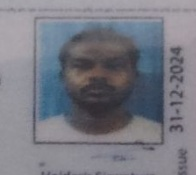
#> input picture python_service/dl_photo_region.jpg, 196 x 175 px; its folder holds only this picture in this run
$ python -i liveness_service.py   (imports and definitions only)   (older library calls are emulated)
#> lines starting #> are read from the running program, lines starting #| are printed output that depends on the picture
### python_service/face_matching_service.py
"""
face_matching_service.py - High-Precision Face Recognition & Cosine Similarity Service.
Uses OpenCV's official Deep SFace Model (face_recognition_sface.onnx) for 128-dimensional
biometric face embedding extraction, cosine similarity calculation, and calibrated 3-tier matching:
- STRONG_MATCH (>= 75%): Same person verified with high confidence.
- UNCERTAIN (50% - 74%): Moderate similarity, recommends second ID verification.
- WEAK (< 50%): Identity mismatch (different persons / rejected).
"""

import os
import base64
from typing import Dict, Any, Optional
import cv2
import numpy as np


_sface_recognizer = None


# [20 lines left out: function get_sface_recognizer, not called in this run]


def decode_image_from_base64(image_input: Any) -> Optional[np.ndarray]:
    """Decodes a base64 string, data URI, or raw bytes into an OpenCV BGR numpy array."""
    if image_input is None:
        return None
    if isinstance(image_input, np.ndarray):
        return image_input

    try:
        if isinstance(image_input, str):
            if "base64," in image_input:
                image_input = image_input.split("base64,")[1]
            image_bytes = base64.b64decode(image_input)
        elif isinstance(image_input, bytes):
            image_bytes = image_input
        else:
            return None

        nparr = np.frombuffer(image_bytes, np.uint8)
        img = cv2.imdecode(nparr, cv2.IMREAD_COLOR)
        return img
    except Exception as e:
        print(f"[FaceMatching] Image decode error: {e}")
        return None


def extract_face_crop(image: np.ndarray) -> Optional[np.ndarray]:
    """
    Detects and tightly crops the human face using YOLOv8 face model or Haar cascade.
    """
    if image is None or image.size == 0:
        return None

    h, w = image.shape[:2]

    # Try YOLO face detector from preprocessing module
    try:
        from preprocessing import get_yolo_face_model
        yolo = get_yolo_face_model()
        if yolo is not None:
            results = yolo(image, conf=0.18, verbose=False, imgsz=640, device="cpu")
            boxes = results[0].boxes
            if len(boxes) > 0:
                best_box = None
                best_conf = -1.0
                for box in boxes:
                    conf = float(box.conf[0])
                    x1, y1, x2, y2 = box.xyxy[0].cpu().numpy().astype(int)
                    fw, fh = x2 - x1, y2 - y1
                    if fw >= 20 and fh >= 20 and conf > best_conf:
                        best_conf = conf
                        best_box = (x1, y1, x2, y2)

                if best_box is not None:
                    x1, y1, x2, y2 = best_box
                    pad_y = int((y2 - y1) * 0.12)
                    pad_x = int((x2 - x1) * 0.12)
                    c_top = max(0, y1 - pad_y)
                    c_bot = min(h, y2 + pad_y)
                    c_left = max(0, x1 - pad_x)
                    c_right = min(w, x2 + pad_x)
                    cropped = image[c_top:c_bot, c_left:c_right]
                    if cropped.size > 0:
                        return cropped
    except Exception as e:
        print(f"[FaceMatching] YOLO crop notice: {e}")

    # Fallback: Haar Cascade
    try:
        gray = cv2.cvtColor(image, cv2.COLOR_BGR2GRAY)
        face_cascade = cv2.CascadeClassifier(cv2.data.haarcascades + 'haarcascade_frontalface_default.xml')
        faces = face_cascade.detectMultiScale(gray, scaleFactor=1.1, minNeighbors=3, minSize=(30, 30))
        if len(faces) > 0:
            x, y, fw, fh = max(faces, key=lambda b: b[2] * b[3])
            return image[y:y+fh, x:x+fw]
    except Exception:
        pass

    # Default to entire image if already cropped portrait
    return image


# [184 lines left out: functions normalize_face_lighting, extract_face_embedding, calibrate_sface_score, compare_faces, not called in this run]

### python_service/preprocessing.py
"""
preprocessing.py - Image Preprocessing Module using OpenCV.
Provides modular image enhancement functions to optimize OCR accuracy
and assess image quality (blurriness, contrast).
"""

import os
import base64
from typing import Tuple, Dict, Any, Optional
import cv2
import numpy as np


# [150 lines left out: functions assess_image_quality, to_grayscale, resize_image, enhance_contrast, reduce_glare_and_background, remove_noise and 3 more, not called in this run]


_yolo_face_model = None

def get_yolo_face_model():
    """Lazily loads and caches the YOLO Face Detection model."""
    global _yolo_face_model
    if _yolo_face_model is not None:
        return _yolo_face_model
    try:
        from ultralytics import YOLO
        model_path = os.path.join(os.path.dirname(__file__), "yolov8n-face.pt")
        if not os.path.exists(model_path):
            model_path = "yolov8n-face.pt"
        if os.path.exists(model_path):
            _yolo_face_model = YOLO(model_path)
            return _yolo_face_model
    except Exception:
        pass
    return None


# [160 lines left out: functions extract_portrait_photo, preprocess_deep_multi_pass, not called in this run]

### python_service/liveness_service.py
"""
liveness_service.py - Passive & Active Face Liveness / Anti-Spoofing Detection Service.
Detects presentation attacks (phone screens, printouts, masks, re-play attacks) using:
1. Fast Fourier Transform (FFT) high-frequency moiré analysis.
2. Specular screen glare and reflection distribution.
3. Chrominance variance and natural skin texture analysis.
4. Active challenge generation (blink, smile, head movement).
"""

import random
import time
from typing import Dict, Any, Optional
import cv2
import numpy as np

from face_matching_service import decode_image_from_base64, extract_face_crop


CHALLENGE_TYPES = [
    {"type": "blink", "instruction": "Blink both eyes naturally", "icon": "eye"},
    {"type": "smile", "instruction": "Smile gently towards the camera", "icon": "smile"},
    {"type": "turn_left", "instruction": "Slowly turn head slightly to the left", "icon": "arrow-left"},
    {"type": "turn_right", "instruction": "Slowly turn head slightly to the right", "icon": "arrow-right"}
]


def generate_liveness_challenge() -> Dict[str, Any]:
    """Generates a random active challenge with a time-limited verification token."""
    challenge = random.choice(CHALLENGE_TYPES)
    token = f"chal_{int(time.time())}_{random.randint(1000, 9999)}"
    return {
        "challenge_id": token,
        "challenge_type": challenge["type"],
        "instruction": challenge["instruction"],
        "expires_in_seconds": 60,
        "created_at": time.time()
    }


def analyze_fft_frequency_texture(gray_face: np.ndarray) -> Dict[str, Any]:
    """
    Computes 2D FFT magnitude spectrum to detect digital screen moiré patterns
    or printed paper dot matrix patterns.
    """
    h, w = gray_face.shape[:2]
    if h < 32 or w < 32:
        return {"fft_score": 50.0, "is_screen_artifact": False}

    # Standardize size for FFT
    resized = cv2.resize(gray_face, (128, 128))
    f = np.fft.fft2(resized)
    fshift = np.fft.fftshift(f)
    magnitude_spectrum = 20 * np.log(np.abs(fshift) + 1e-6)

    # Calculate high-frequency energy ratio vs low-frequency energy
    crow, ccol = 64, 64
    r_inner = 16
    r_outer = 48

    y, x = np.ogrid[:128, :128]
    dist_from_center = np.sqrt((x - ccol)**2 + (y - crow)**2)

    inner_mask = dist_from_center <= r_inner
    outer_mask = (dist_from_center > r_inner) & (dist_from_center <= r_outer)

    inner_energy = np.mean(magnitude_spectrum[inner_mask])
    outer_energy = np.mean(magnitude_spectrum[outer_mask])

    ratio = float(outer_energy / max(inner_energy, 1e-6))

    # Real 3D skin has smooth frequency roll-off; screens have repetitive high-frequency peaks
    is_screen = ratio > 0.94 or ratio < 0.12
    fft_score = max(0.0, min(100.0, (1.0 - abs(ratio - 0.50) / 0.45) * 100.0))

    return {
        "fft_score": round(float(fft_score), 1),
        "high_freq_ratio": round(float(ratio), 3),
        "is_screen_artifact": bool(is_screen)
    }


def analyze_specular_screen_glare(bgr_face: np.ndarray) -> Dict[str, Any]:
    """
    Detects harsh specular reflections characteristic of glass smartphone/monitor screens.
    """
    hsv = cv2.cvtColor(bgr_face, cv2.COLOR_BGR2HSV)
    v_channel = hsv[:, :, 2]
    s_channel = hsv[:, :, 1]

    # Glass screen glare: High Brightness (V > 240) + Zero Saturation (S < 30)
    glare_mask = (v_channel > 240) & (s_channel < 30)
    glare_ratio = float(np.sum(glare_mask)) / float(bgr_face.shape[0] * bgr_face.shape[1])

    is_glare_spoof = glare_ratio > 0.08
    glare_score = max(0.0, min(100.0, (1.0 - (glare_ratio / 0.08)) * 100.0))

    return {
        "glare_score": round(float(glare_score), 1),
        "glare_ratio": round(float(glare_ratio), 4),
        "has_screen_glare": bool(is_glare_spoof)
    }


def analyze_skin_chrominance(bgr_face: np.ndarray) -> Dict[str, Any]:
    """
    Analyzes chrominance variance across YCrCb space.
    Real organic skin has natural multi-tonal blood perfusion and lighting variation.
    Paper printouts and poor screens exhibit compressed chrominance variance.
    """
    ycrcb = cv2.cvtColor(bgr_face, cv2.COLOR_BGR2YCrCb)
    cr = ycrcb[:, :, 1]
    cb = ycrcb[:, :, 2]

    cr_std = float(np.std(cr))
    cb_std = float(np.std(cb))
    chroma_variance = (cr_std + cb_std) / 2.0

    # Organic skin standard deviation in Cr/Cb typically ranges from 4.0 to 18.0
    is_flat_print = chroma_variance < 3.2
    chroma_score = max(0.0, min(100.0, ((chroma_variance - 2.0) / 10.0) * 100.0))

    return {
        "chroma_score": round(float(chroma_score), 1),
        "chroma_variance": round(float(chroma_variance), 2),
        "is_flat_print": bool(is_flat_print)
    }


def evaluate_liveness(
    live_image_input: Any,
    challenge_id: Optional[str] = None
) -> Dict[str, Any]:
    """
    Comprehensive passive and active liveness verification.

    Returns:
        Dictionary with:
        - is_live: bool
        - liveness_score: float (0.0 to 100.0)
        - spoof_detected: bool
        - confidence_tier: 'HIGH_LIVENESS' | 'MODERATE' | 'SPOOF_RISK'
        - diagnostics: Dict of individual checks
        - message: str
    """
    img = decode_image_from_base64(live_image_input)
    if img is None:
        return {
            "is_live": False,
            "liveness_score": 0.0,
            "spoof_detected": True,
            "confidence_tier": "SPOOF_RISK",
            "diagnostics": {},
            "message": "Live camera capture could not be decoded."
        }

    face = extract_face_crop(img)
    if face is None:
        return {
            "is_live": False,
            "liveness_score": 0.0,
            "spoof_detected": True,
            "confidence_tier": "SPOOF_RISK",
            "diagnostics": {},
            "message": "No live human face detected in camera view."
        }

    gray_face = cv2.cvtColor(face, cv2.COLOR_BGR2GRAY)

    # 1. Texture & Frequency Moiré Analysis
    fft_diag = analyze_fft_frequency_texture(gray_face)

    # 2. Specular Screen Glare
    glare_diag = analyze_specular_screen_glare(face)

    # 3. Organic Skin Chrominance Distribution
    chroma_diag = analyze_skin_chrominance(face)

    # 4. Blur / Focus Check
    lap_var = float(cv2.Laplacian(gray_face, cv2.CV_64F).var())
    blur_score = min(100.0, max(0.0, (lap_var / 120.0) * 100.0))

    # Aggregate weighted score
    liveness_score = (
        fft_diag["fft_score"] * 0.35 +
        glare_diag["glare_score"] * 0.25 +
        chroma_diag["chroma_score"] * 0.25 +
        blur_score * 0.15
    )
    liveness_score = round(float(liveness_score), 1)

    spoof_flags = [
        fft_diag["is_screen_artifact"],
        glare_diag["has_screen_glare"],
        chroma_diag["is_flat_print"],
        lap_var < 20.0
    ]
    spoof_detected = sum(spoof_flags) >= 2 or liveness_score < 45.0

    if liveness_score >= 70.0 and not spoof_detected:
        confidence_tier = "HIGH_LIVENESS"
        is_live = True
        message = "Live human presence verified. Anti-spoofing tests passed."
    elif liveness_score >= 50.0 and not spoof_detected:
        confidence_tier = "MODERATE"
        is_live = True
        message = "Liveness accepted with moderate confidence."
    else:
        confidence_tier = "SPOOF_RISK"
        is_live = False
        message = "Liveness check failed. Digital screen or photo reproduction suspected."

    return {
        "is_live": is_live,
        "liveness_score": liveness_score,
        "spoof_detected": spoof_detected,
        "confidence_tier": confidence_tier,
        "diagnostics": {
            "fft_texture": fft_diag,
            "screen_glare": glare_diag,
            "skin_chrominance": chroma_diag,
            "focus_sharpness": round(float(lap_var), 1)
        },
        "message": message
    }

>>> import cv2
>>> picture = cv2.imread('dl_photo_region.jpg')
#> picture is the input picture: shape (175, 196, 3); mean B, G, R 130.4, 121.2, 120
>>> result = evaluate_liveness(picture)
#> in extract_face_crop, `gray = cv2.cvtColor(image, cv2.COLOR_BGR2GRAY)`:
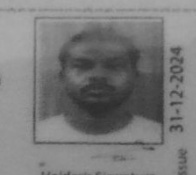
#> gray: shape (175, 196); min 45, max 171, mean 121.9
#> in extract_face_crop, `faces = face_cascade.detectMultiScale(gray, scaleFactor=1.1, minNeighb..`: faces = ()
#> in analyze_fft_frequency_texture, `resized = cv2.resize(gray_face, (128, 128))`:
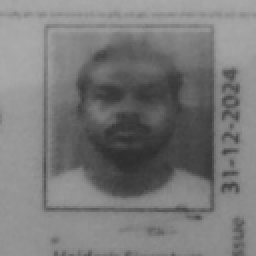
#> resized: shape (128, 128) (shown 2 times larger); min 45, max 170, mean 121.8
#> in analyze_fft_frequency_texture, `magnitude_spectrum = 20 * np.log(np.abs(fshift) + 1e-6)`:
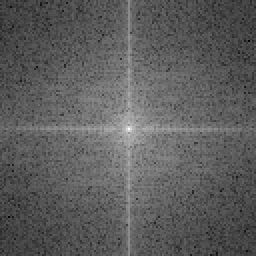
#> magnitude_spectrum: shape (128, 128) float64 (shown 2 times larger); min 3.75, max 290.1, mean 108.6; drawn with min black and max white
#> in analyze_fft_frequency_texture, `inner_energy = np.mean(magnitude_spectrum[inner_mask])`: inner_energy = 163.1
#> in analyze_fft_frequency_texture, `outer_energy = np.mean(magnitude_spectrum[outer_mask])`: outer_energy = 123.6
#> in analyze_fft_frequency_texture, `ratio = float(outer_energy / max(inner_energy, 1e-6))`: ratio = 0.758
#> in analyze_fft_frequency_texture, `is_screen = ratio > 0.94 or ratio < 0.12`: is_screen = False
#> in analyze_fft_frequency_texture, `fft_score = max(0.0, min(100.0, (1.0 - abs(ratio - 0.50) / 0.45) * 100..`: fft_score = 42.76
#> in evaluate_liveness, `fft_diag = analyze_fft_frequency_texture(gray_face)`: fft_diag = {'fft_score': 42.8, 'high_freq_ratio': 0.758, 'is_screen_artifact': False}
#> in analyze_specular_screen_glare, `hsv = cv2.cvtColor(bgr_face, cv2.COLOR_BGR2HSV)`: hsv: shape (175, 196, 3); mean H, S, V 122.1, 30, 131.4
#> in analyze_specular_screen_glare, `v_channel = hsv[:, :, 2]`:
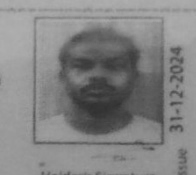
#> v_channel: shape (175, 196); min 49, max 176, mean 131.4
#> in analyze_specular_screen_glare, `s_channel = hsv[:, :, 1]`:
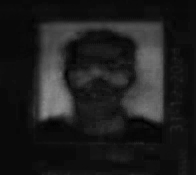
#> s_channel: shape (175, 196); min 0, max 144, mean 30
#> in analyze_specular_screen_glare, `glare_mask = (v_channel > 240) & (s_channel < 30)`: glare_mask: shape (175, 196) bool; every value is 0
#> in analyze_specular_screen_glare, `glare_ratio = float(np.sum(glare_mask)) / float(bgr_face.shape[0] * bg..`: glare_ratio = 0
#> in analyze_specular_screen_glare, `is_glare_spoof = glare_ratio > 0.08`: is_glare_spoof = False
#> in analyze_specular_screen_glare, `glare_score = max(0.0, min(100.0, (1.0 - (glare_ratio / 0.08)) * 100.0))`: glare_score = 100
#> in evaluate_liveness, `glare_diag = analyze_specular_screen_glare(face)`: glare_diag = {'glare_score': 100, 'glare_ratio': 0, 'has_screen_glare': False}
#> in analyze_skin_chrominance, `ycrcb = cv2.cvtColor(bgr_face, cv2.COLOR_BGR2YCrCb)`: ycrcb: shape (175, 196, 3); mean of channels 0, 1, 2 121.9, 126.7, 132.8
#> in analyze_skin_chrominance, `cr = ycrcb[:, :, 1]`:
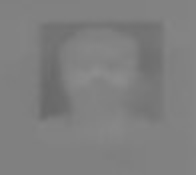
#> cr: shape (175, 196); min 104, max 141, mean 126.7
#> in analyze_skin_chrominance, `cb = ycrcb[:, :, 2]`:
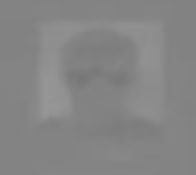
#> cb: shape (175, 196); min 118, max 151, mean 132.8
#> in analyze_skin_chrominance, `cr_std = float(np.std(cr))`: cr_std = 5.81
#> in analyze_skin_chrominance, `cb_std = float(np.std(cb))`: cb_std = 4.83
#> in analyze_skin_chrominance, `chroma_variance = (cr_std + cb_std) / 2.0`: chroma_variance = 5.32
#> in analyze_skin_chrominance, `is_flat_print = chroma_variance < 3.2`: is_flat_print = False
#> in analyze_skin_chrominance, `chroma_score = max(0.0, min(100.0, ((chroma_variance - 2.0) / 10.0) * ..`: chroma_score = 33.22
#> in evaluate_liveness, `chroma_diag = analyze_skin_chrominance(face)`: chroma_diag = {'chroma_score': 33.2, 'chroma_variance': 5.32, 'is_flat_print': False}
#> in evaluate_liveness, `lap_var = float(cv2.Laplacian(gray_face, cv2.CV_64F).var())`: lap_var = 51.26
#> in evaluate_liveness, `blur_score = min(100.0, max(0.0, (lap_var / 120.0) * 100.0))`: blur_score = 42.72
#> in evaluate_liveness, `liveness_score = ( fft_diag["fft_score"] * 0.35 + glare_diag["glare_sc..`: liveness_score = 54.69
#> in evaluate_liveness, `liveness_score = round(float(liveness_score), 1)`: liveness_score = 54.7
#> in evaluate_liveness, `spoof_flags = [ fft_diag["is_screen_artifact"], glare_diag["has_screen..`: spoof_flags = [False, False, False, False]
#> in evaluate_liveness, `spoof_detected = sum(spoof_flags) >= 2 or liveness_score < 45.0`: spoof_detected = False
#> result = 6 items

$ run again, on python_service/anurag_perfect.jpg
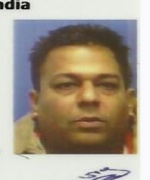
#> input picture python_service/anurag_perfect.jpg, 150 x 180 px
#> picture is the input picture: shape (180, 150, 3); mean B, G, R 138.3, 154.7, 166.1
#> faces = [[41, 47, 93, 93]]
#> x = 41; y = 47; fw = 93
#> inner_energy = 164.8
#> outer_energy = 101.4
#> ratio = 0.615
#> is_screen = False
#> fft_score = 74.41
#> fft_diag = {'fft_score': 74.4, 'high_freq_ratio': 0.615, 'is_screen_artifact': False}
#> hsv: shape (93, 93, 3); mean H, S, V 19.2, 137.1, 144.1
#> in analyze_specular_screen_glare, `s_channel = hsv[:, :, 1]`:
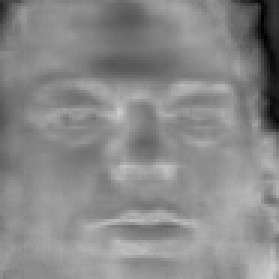
#> s_channel: shape (93, 93) (shown 3 times larger); min 0, max 204, mean 137.1
#> glare_mask: shape (93, 93) bool; every value is 0
#> glare_ratio = 0
#> is_glare_spoof = False
#> glare_score = 100
#> glare_diag = {'glare_score': 100, 'glare_ratio': 0, 'has_screen_glare': False}
#> ycrcb: shape (93, 93, 3); mean of channels 0, 1, 2 116.6, 147.5, 100.3
#> in analyze_skin_chrominance, `cb = ycrcb[:, :, 2]`:
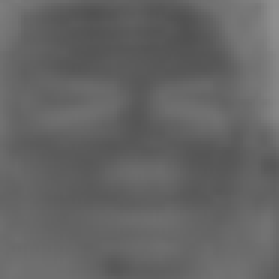
#> cb: shape (93, 93) (shown 3 times larger); min 82, max 142, mean 100.3
#> cr_std = 5.89
#> cb_std = 9.68
#> chroma_variance = 7.78
#> is_flat_print = False
#> chroma_score = 57.81
#> chroma_diag = {'chroma_score': 57.8, 'chroma_variance': 7.78, 'is_flat_print': False}
#> lap_var = 66.56
#> blur_score = 55.47
#> in evaluate_liveness, `liveness_score = ( fft_diag["fft_score"] * 0.35 + glare_diag["glare_sc..`: liveness_score = 73.81
#> in evaluate_liveness, `liveness_score = round(float(liveness_score), 1)`: liveness_score = 73.8
#> spoof_flags = [False, False, False, False]
#> spoof_detected = False
#> result = 6 items
